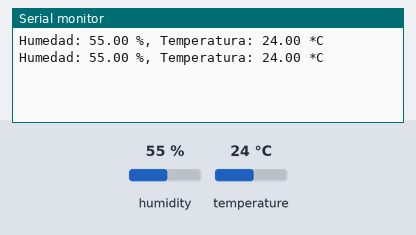
Bench run of a sketch on a simulated ESP32. Parts: the last lines printed to the serial monitor. The test bench sets the inputs (shaded band); at power-on: humidity 55 %, temperature 24 °C.

Above: at 2.8 s.
2.9 s: humidity set to 22 %
At 4.6 s:
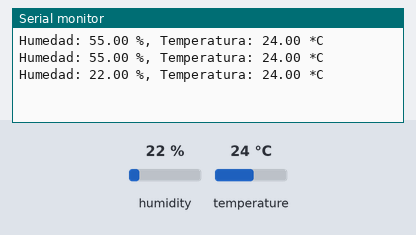
5.6 s: temperature set to 12 °C
At 7.5 s:
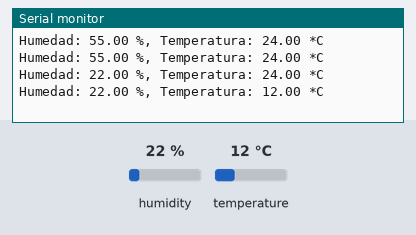
8.3 s: humidity set to 40 %
At 10.9 s:
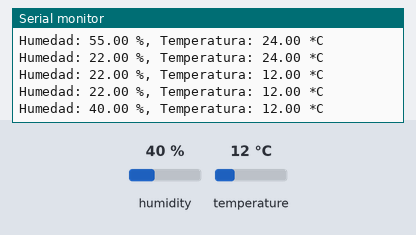
Timing chart, 0 to 12.4 s (numbered marks = the images above; inputs shaded):
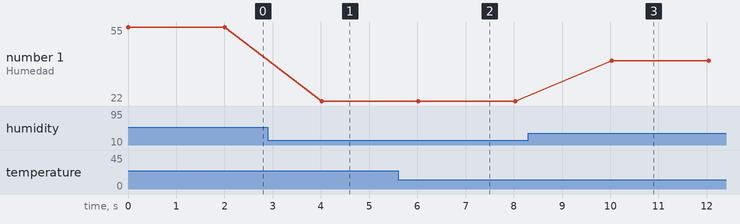

Measured:
- after the input at 2.9 s, the serial monitor: prints a new line after 1.1 s (image 1)
- after the input at 5.6 s, the serial monitor: prints a new line after 0.42 s (image 2)
- after the input at 8.3 s, the serial monitor: prints a new line after 1.7 s (image 3)
- plotted number 1: 55 → 22 after the input at 2.9 s, 22 → 40 after the input at 8.3 s

The sketch:

testDht22.ino
```cpp
#include <DHT.h>

// Declara el pin del sensor DHT22
#define DHTPIN 32

// Declara el tipo de sensor DHT22
#define DHTTYPE DHT22

// Declara el sensor DHT22
DHT dht(DHTPIN, DHTTYPE);

void setup() {
  // Inicializa el puerto serie
  Serial.begin(9600);

  // Inicializa el sensor DHT22
  dht.begin();
}

void loop() {
  // Lee los datos del sensor DHT22
  float hum = dht.readHumidity();
  float temp = dht.readTemperature();

  // Imprime la humedad y temperatura
  Serial.print("Humedad: ");
  Serial.print(hum);
  Serial.print(" %, ");
  Serial.print("Temperatura: ");
  Serial.print(temp);
  Serial.println(" *C");

  // Retraso de 2 segundos
  delay(2000);
}
```
